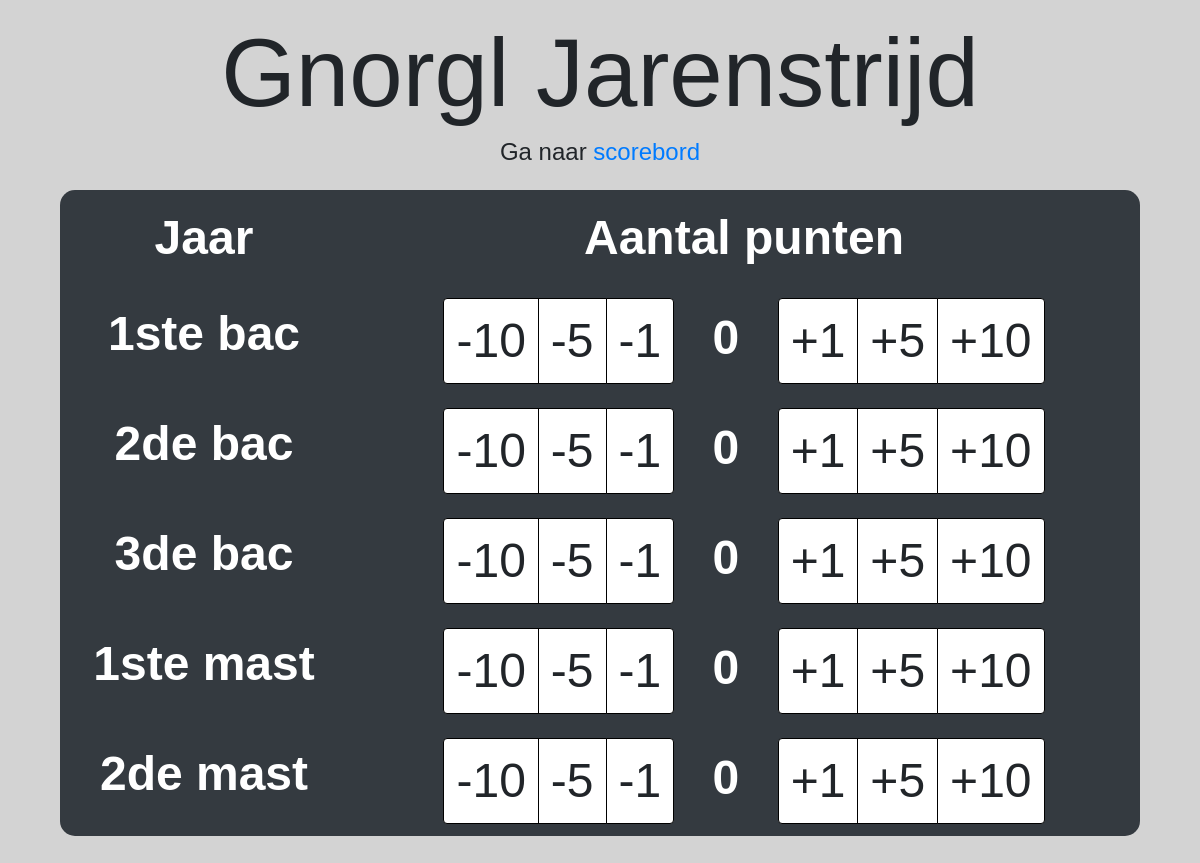
Before: / with the older database file.
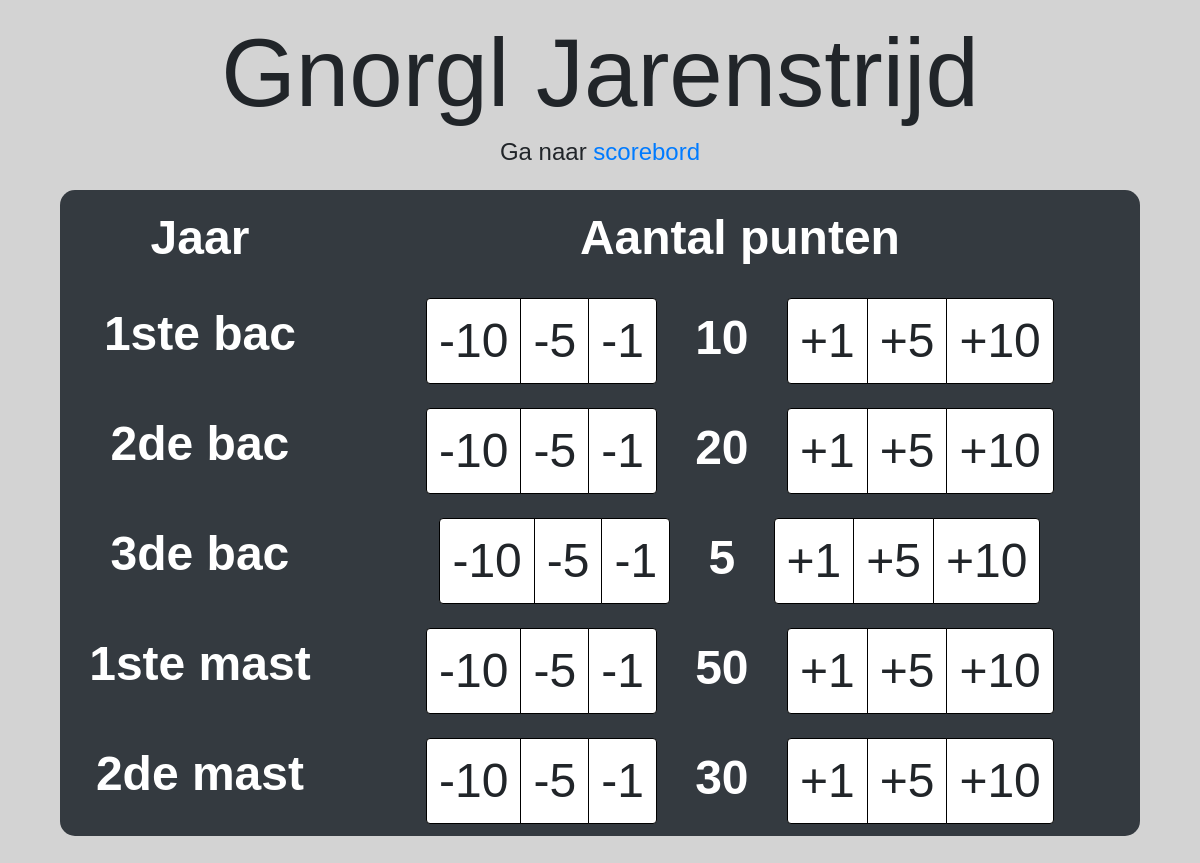
After: the same page with the newer database file.
### main/models.py (models this page shows, shortened)
class Jaar(models.Model):
    jaar_naam = models.CharField(max_length=50, primary_key=True)
    aantal_punten = models.IntegerField(default=0)
    jaar = models.IntegerField()
    class Meta:
        verbose_name_plural = 'Jaren'

### main/views.py (the view)
# urls.py: path('', views.counter, name='counter'),
def counter(request):
    jaren = Jaar.objects.order_by('jaar')
    context = {'jaren': jaren}
    return render(request, 'main/counter.html', context)

### main/templates/main/counter.html (shortened to what this page needs)
<!DOCTYPE html>
<html lang="en">
<head>
    {% load static %}
    <link rel="stylesheet" href="https://stackpath.bootstrapcdn.com/bootstrap/4.3.1/css/bootstrap.min.css">
    <link rel="stylesheet" type="text/css" href="{% static 'main/style.css' %}">
</head>
<body>
<div class="container">
    <div class="page-header">
        <h1 class="display-1">Gnorgl Jarenstrijd</h1>
        <h4>Ga naar <a href="display/">scorebord</a></h4>
    </div>
    <div class="container">
        <table class="table table-borderless table-dark">
            <thead>
                <tr>
                    <th>Jaar</th>
                    <th>Aantal punten</th>
                </tr>
            </thead>
            <tbody>
            {% for jaar in jaren %}
                <tr>
                    <th>{{jaar.jaar_naam}}</th>
                    <th>
                        <div class="btn-group">
                            <button onclick="decreaseCounter({{jaar.jaar}}, 10)" type="button" class="btn btn-default">-10</button>
                            <button onclick="decreaseCounter({{jaar.jaar}}, 5)" type="button" class="btn btn-default">-5</button>
                            <button onclick="decreaseCounter({{jaar.jaar}}, 1)" type="button" class="btn btn-default">-1</button>
                        </div>
                        <p class="d-inline" id="punten{{jaar.jaar}}">{{jaar.aantal_punten}}</p>
                        <div class="btn-group">
                            <button onclick="increaseCounter({{jaar.jaar}}, 1)" type="button" class="btn btn-default">+1</button>
                            <button onclick="increaseCounter({{jaar.jaar}}, 5)" type="button" class="btn btn-default">+5</button>
                            <button onclick="increaseCounter({{jaar.jaar}}, 10)" type="button" class="btn btn-default">+10</button>
                        </div>
                    </th>
                </tr>
            {% endfor %}
            </tbody>
        </table>
    </div>
</div>
</body>
</html>

### main/static/main/style.css (style rules this page uses)
body { font-family: 'Arial', sans-serif; background-color: lightgrey; }
.container { padding: 15px; }
.page-header { margin: auto; text-align: center; }
th { text-align: center; font-size: 3em; }
.btn { font-size: 1em; color: theme-color("dark"); background-color: white; border: 1px solid black; }
.btn-group { margin: 0px 25px; }
.table { border-radius: 15px; }

Changed rows visible on the page:
changed Jaar "1ste bac": aantal_punten "0" → "10"
changed Jaar "2de bac": aantal_punten "0" → "20"
changed Jaar "3de bac": aantal_punten "0" → "5"
changed Jaar "1ste mast": aantal_punten "0" → "50"
changed Jaar "2de mast": aantal_punten "0" → "30"
